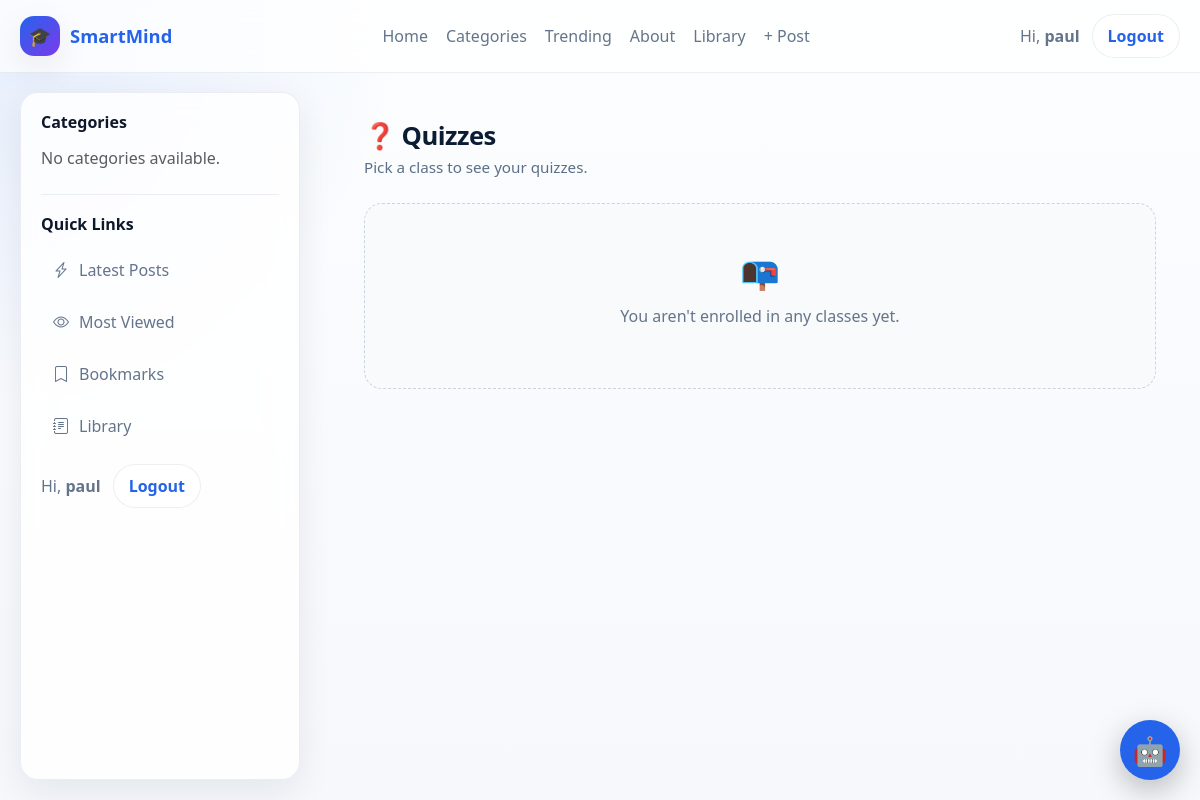
Before: /assignments/quizzes/ (signed in) with the older database file.
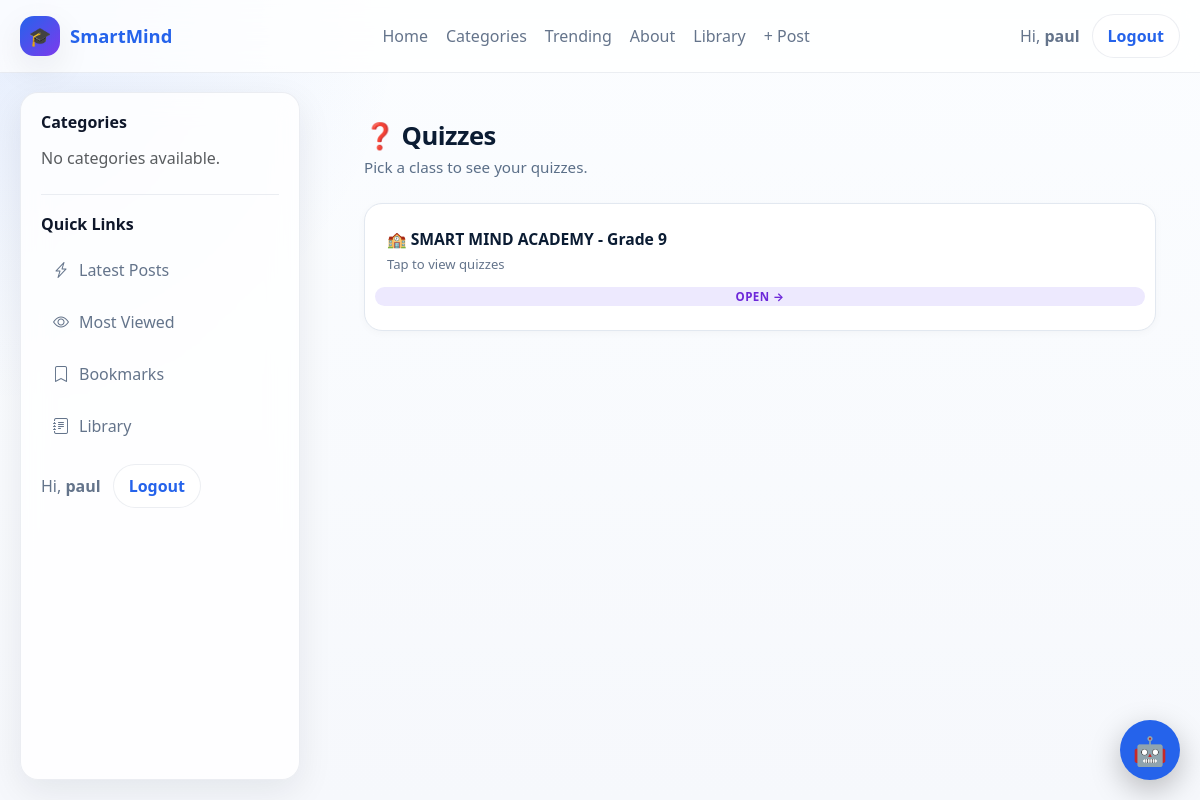
After: the same page with the newer database file.
### assignments/models.py (models this page shows, shortened)
class Enrollment(models.Model):
    STATUS_CHOICES = [
        ("PENDING", "Pending approval"),
        ("ACTIVE", "Active"),
        ("REJECTED", "Rejected"),
        ("TRANSFERRED", "Transferred"),
        ("WITHDRAWN", "Withdrawn"),
    ]
    student = models.ForeignKey(
        "accounts.User",
        on_delete=models.CASCADE,
        related_name="enrollments",
    )
    school_class = models.ForeignKey(
        "schools.SchoolClass",
        on_delete=models.CASCADE,
        related_name="enrollments",
    )
    school = models.ForeignKey(
        "schools.School",
        on_delete=models.CASCADE,
        editable=False,
    )
    status = models.CharField(
        max_length=12,
        choices=STATUS_CHOICES,
        default="PENDING",
        db_index=True,
    )
    decided_by = models.ForeignKey(
        settings.AUTH_USER_MODEL,
        null=True,
        blank=True,
        on_delete=models.SET_NULL,
        related_name="decided_enrollments",
    )
    decided_at = models.DateTimeField(
        null=True,
        blank=True,
    )
    notes = models.TextField(blank=True)
    created_at = models.DateTimeField(default=timezone.now, editable=False)
    updated_at = models.DateTimeField(default=timezone.now, editable=False)
    class Meta:
        constraints = [
            models.UniqueConstraint(
                fields=["student", "school_class"],
                name="unique_student_class",
            )
        ]
        indexes = [
            models.Index(fields=["school", "status"]),
        ]
        ordering = ["-created_at"]

### schools/models.py (models this page shows, shortened)
class SchoolClass(models.Model):
    LEVEL_CHOICES = [
        ("pre_primary", "Pre-Primary"),
        ("lower_primary", "Lower Primary"),
        ("upper_primary", "Upper Primary"),
        ("junior_school", "Junior School"),
        ("senior_school", "Senior School"),
    ]
    school = models.ForeignKey(
        School,
        on_delete=models.CASCADE,
        related_name="classes"
    )
    name = models.CharField(max_length=50)
    level = models.CharField(
        max_length=30,
        choices=LEVEL_CHOICES
    )
    order = models.PositiveSmallIntegerField(
        default=1,
        help_text="Used to sort classes."
    )
    is_active = models.BooleanField(default=True)
    class Meta:
        unique_together = ("school", "name")
        ordering = ["order", "name"]
    def __str__(self):
        return f"{self.school.name} - {self.name}"

class School(models.Model):
    name = models.CharField(max_length=255)
    code = models.SlugField(max_length=50, unique=True)
    slogan = models.CharField(max_length=255, blank=True)
    about = models.TextField(blank=True)
    logo = models.ImageField(
        upload_to="schools/logos/",
        blank=True,
        null=True
    )
    email = models.EmailField(blank=True)
    phone_number = models.CharField(max_length=20, blank=True)
    website = models.URLField(blank=True)
    address = models.CharField(max_length=255, blank=True)
    is_active = models.BooleanField(default=True)
    created_at = models.DateTimeField(auto_now_add=True)
    updated_at = models.DateTimeField(auto_now=True)
    class Meta:
        ordering = ["name"]

### assignments/views.py (the view, shortened to what this page needs)
# urls.py: path("quizzes/", views.quiz_home, name="quiz_home"),
@login_required
def quiz_home(request):
    user = request.user
    if user.role == "student":
        enrollments = (
            Enrollment.objects
            .filter(student=user)
            .select_related("school_class")
        )
        return render(request, "quiz_home.html", {
            "role": "student",
            "role_label": "Student",
            "enrollments": enrollments,
        })
    return HttpResponseForbidden("You do not have permission to view quizzes.")

### assignments/templates/quiz_home.html (shortened to what this page needs)
{% extends "base.html" %}
{% block content %}
<div class="quiz-home">
  {% if role == "teacher" or role == "school_admin" %}
    <div class="quiz-home-header">
      <div>
        <h2>❓ My Quizzes</h2>
        <p>
          {% if role == "school_admin" %}
            All quizzes across your school.
          {% else %}
            Create, edit and manage your quizzes.
          {% endif %}
        </p>
      </div>
      {% if role == "teacher" %}
        <a href="{% url 'create_quiz' %}" class="btn-create">
          ➕ Create Quiz
        </a>
      {% endif %}
    </div>
    {% if quizzes %}
      <div class="panel">
        {% for quiz in quizzes %}
          <div class="row">
            <div>
              <div class="row-title">{{ quiz.title }}</div>
              <div class="row-meta">
                {% if quiz.subject %}📚 {{ quiz.subject }}{% endif %}
                {% if quiz.school_class %}🏫 {{ quiz.school_class }}{% endif %}
                {% if quiz.due_date %}⏰ {{ quiz.due_date|date:"d M Y" }}{% endif %}
                {% if role == "school_admin" and quiz.teacher %}
                  👨‍🏫 {{ quiz.teacher.get_full_name|default:quiz.teacher.username }}
                {% endif %}
              </div>
            </div>
            <div style="display:flex;align-items:center;gap:12px;">
              <span class="badge">Quiz</span>
              {% if role == "teacher" %}
                <div class="actions">
                  <a href="{% url 'edit_quiz' quiz.id %}" class="edit">Edit</a>
                  <a href="{% url 'delete_quiz' quiz.id %}" class="delete">Delete</a>
                </div>
              {% endif %}
            </div>
          </div>
        {% endfor %}
      </div>
    {% else %}
      <div class="empty">
        <span class="icon">📭</span>
        <p>You haven't created any quizzes yet.</p>
        {% if role == "teacher" %}
          <a href="{% url 'create_quiz' %}" class="btn-create" style="margin-top:12px;">
            ➕ Create your first quiz
          </a>
        {% endif %}
      </div>
    {% endif %}
  {% elif role == "student" %}
    <div class="quiz-home-header">
      <div>
        <h2>❓ Quizzes</h2>
        <p>Pick a class to see your quizzes.</p>
      </div>
    </div>
    {% if enrollments %}
      <div class="panel">
        {% for enrollment in enrollments %}
          <a class="row" href="{% url 'quiz_class_subjects' enrollment.school_class.id %}">
            <div>
              <div class="row-title">🏫 {{ enrollment.school_class }}</div>
              <div class="row-meta">Tap to view quizzes</div>
            </div>
            <span class="badge">Open →</span>
          </a>
        {% endfor %}
      </div>
    {% else %}
      <div class="empty">
        <span class="icon">📭</span>
        <p>You aren't enrolled in any classes yet.</p>
      </div>
    {% endif %}
  {% else %}
    <div class="empty">
      <span class="icon">🚫</span>
      <p>You do not have permission to view quizzes.</p>
    </div>
  {% endif %}
</div>
{% endblock %}

Changed rows visible on the page:
added Enrollment: school_class "SMART MIND ACADEMY - Grade 9"
Other visible differences:
text no longer shown: "📭 You aren't enrolled in any classes yet."
